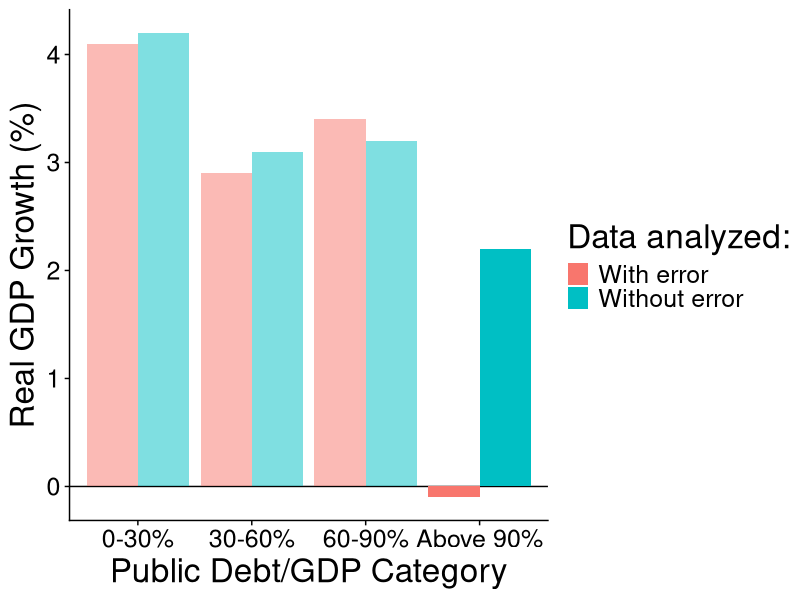

Source code (R):
## ---- chunk 1
knitr::opts_chunk$set(echo = FALSE)
library(cowplot)
library(ggplot2)
library(tibble)
library(dplyr)
library(tidyr)

## ---- chunk 2
d <- data.frame(c("average", "proportion", "variation", "relationship"),
                c("the average mass of a certain bird species",
                  "the proportion of fertile seeds in a fruit",
                  "the variance in leaf area within a tree",
                  "the relationship between latitude and species diversity"))
names(d) <- c("Parameter type", "Biological example")
knitr::kable(d, escape = FALSE, format = "latex")
## ---- chunk 3

tibble(
  Symbol = c("$Y$", "$X$", "$X_1, X_2$"),
  Variable = c("Response", "Explanatory (e.g. $Y = \\beta_X X$)",
               "Multiple explanatory (e.g. $Y = \\beta_1 X_1 + \\beta_2 X_2$)")
) |>
  knitr::kable(escape = FALSE, format = "latex")
## ---- chunk 4

# From Herndon et al. (2013)
# http://peri.umass.edu/fileadmin/pdf/working_papers/working_papers_301-350/WP322.pdf

df = tibble(
  `Public Debt/GDP Category` = c("0-30%", "30-60%", "60-90%", "Above 90%"),
  `With error` = c(4.1, 2.9, 3.4, -0.1), # Reinhart & Rogoff 2010
  `Without error` = c(4.2, 3.1, 3.2, 2.2) # Herndon et al. 2013
) |>
  pivot_longer(-`Public Debt/GDP Category`, values_to = "Real GDP Growth (%)",
               names_to = "Data analyzed:") |>
  mutate(highlight = `Public Debt/GDP Category` == "Above 90%")

ggplot(df, aes(`Public Debt/GDP Category`, `Real GDP Growth (%)`, fill = `Data analyzed:`, alpha = highlight)) +
  geom_hline(yintercept = 0) +
  geom_col(position = position_dodge()) +
  scale_alpha_discrete(range = c(0.5, 1)) +
  guides(alpha = "none") +
  theme_cowplot() +
  theme(
    axis.text = element_text(size = 18),
    axis.title = element_text(size = 24),
    legend.text = element_text(size = 18),
    legend.title = element_text(size = 24)
  )
